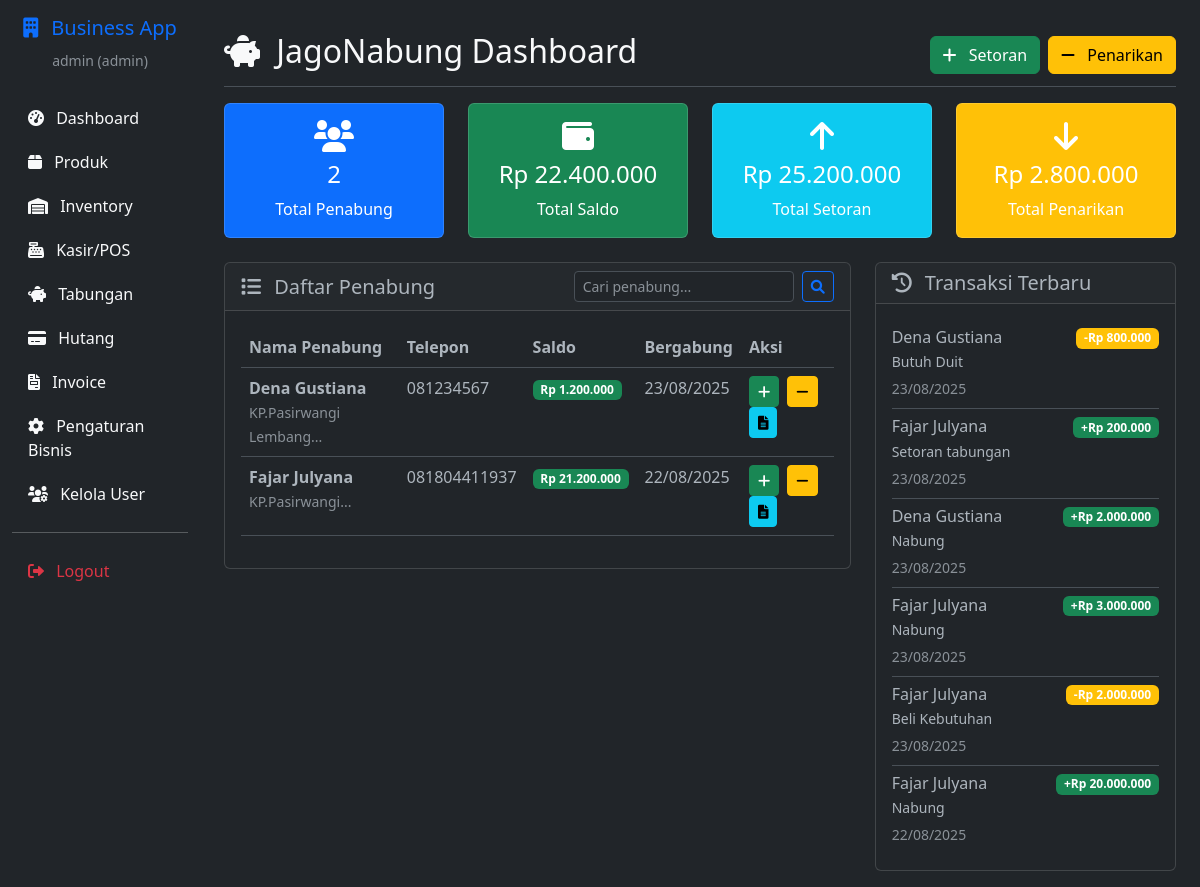
The page /savings (signed in) on the database its author committed.
### app.py (models this page shows)
class Saver(db.Model):
    __tablename__ = 'savers'
    id = db.Column(db.Integer, primary_key=True)
    name = db.Column(db.String(100), nullable=False, unique=True)
    phone = db.Column(db.String(20))
    address = db.Column(db.Text)
    created_at = db.Column(db.DateTime, default=datetime.utcnow)
    transactions = db.relationship('SavingsTransaction', backref='saver', lazy=True, cascade='all, delete-orphan')
    def get_balance(self):
        deposits = db.session.query(db.func.sum(SavingsTransaction.amount)).filter(
            SavingsTransaction.saver_id == self.id,
            SavingsTransaction.type == 'deposit'
        ).scalar() or 0
        withdrawals = db.session.query(db.func.sum(SavingsTransaction.amount)).filter(
            SavingsTransaction.saver_id == self.id,
            SavingsTransaction.type == 'withdrawal'
        ).scalar() or 0
        return deposits - withdrawals

class SavingsTransaction(db.Model):
    __tablename__ = 'savings_transactions'
    id = db.Column(db.Integer, primary_key=True)
    saver_id = db.Column(db.Integer, db.ForeignKey('savers.id'), nullable=False)
    date = db.Column(db.Date, nullable=False)
    amount = db.Column(db.Float, nullable=False)
    type = db.Column(db.String(20), nullable=False)  # 'deposit' or 'withdrawal'
    description = db.Column(db.Text)
    balance_after = db.Column(db.Float, nullable=False)
    created_at = db.Column(db.DateTime, default=datetime.utcnow)

### app.py (the view)
@app.route('/savings')
@cashier_access
def savings():
    search_query = request.args.get('search', '').strip()
    savers_query = Saver.query
    if search_query:
        savers_query = savers_query.filter(Saver.name.contains(search_query))
    savers = savers_query.order_by(Saver.name).all()
    recent_transactions = db.session.query(SavingsTransaction).join(Saver).order_by(
        SavingsTransaction.created_at.desc()
    ).limit(20).all()
    total_deposits = db.session.query(db.func.sum(SavingsTransaction.amount)).filter(
        SavingsTransaction.type == 'deposit'
    ).scalar() or 0
    total_withdrawals = db.session.query(db.func.sum(SavingsTransaction.amount)).filter(
        SavingsTransaction.type == 'withdrawal'
    ).scalar() or 0
    stats = {
        'total_savers': len(savers),
        'total_balance': total_deposits - total_withdrawals,
        'total_deposits': total_deposits,
        'total_withdrawals': total_withdrawals
    }
    return render_template('savings/dashboard.html',
                         savers=savers,
                         recent_transactions=recent_transactions,
                         stats=stats,
                         search_query=search_query,
                         format_currency=format_currency)

### app.py (called while the page is built)
def format_currency(amount):
    try:
        if amount is None:
            return "Rp 0"
        return f"Rp {float(amount):,.0f}".replace(',', '.')
    except (ValueError, TypeError):
        return "Rp 0"

def cashier_access(f):
    from functools import wraps
    @wraps(f)
    def decorated_function(*args, **kwargs):
        if 'user_id' not in session:
            flash('Silakan login terlebih dahulu.', 'error')
            return redirect(url_for('login'))
        user = User.query.get(session['user_id'])
        if not user or user.role not in ['admin', 'manager', 'cashier']:
            flash('Akses ditolak.', 'error')
            return redirect(url_for('dashboard'))
        return f(*args, **kwargs)
    return decorated_function

@app.context_processor
def inject_common_functions():
    return {
        'format_currency': format_currency,
        'datetime': datetime,
        'timedelta': timedelta
    }

### templates/savings/dashboard.html (shortened to what this page needs)
{% extends "base.html" %}
{% block content %}
<div class="d-flex justify-content-between flex-wrap flex-md-nowrap align-items-center pt-3 pb-2 mb-3 border-bottom">
    <h1 class="h2">
        <i class="fas fa-piggy-bank me-2"></i>
        JagoNabung Dashboard
    </h1>
    <div class="btn-toolbar mb-2 mb-md-0">
        <a href="{{ url_for('savings_deposit') }}" class="btn btn-success me-2">
            <i class="fas fa-plus me-2"></i>
            Setoran
        </a>
        <a href="/savings/withdraw" class="btn btn-warning">
            <i class="fas fa-minus me-2"></i>
            Penarikan
        </a>
    </div>
</div>
<div class="row mb-4">
    <div class="col-md-3">
        <div class="card bg-primary text-white">
            <div class="card-body text-center">
                <i class="fas fa-users fa-2x mb-2"></i>
                <h4>{{ stats.total_savers }}</h4>
                <p class="mb-0">Total Penabung</p>
            </div>
        </div>
    </div>
    <div class="col-md-3">
        <div class="card bg-success text-white">
            <div class="card-body text-center">
                <i class="fas fa-wallet fa-2x mb-2"></i>
                <h4>{{ format_currency(stats.total_balance) }}</h4>
                <p class="mb-0">Total Saldo</p>
            </div>
        </div>
    </div>
    <div class="col-md-3">
        <div class="card bg-info text-white">
            <div class="card-body text-center">
                <i class="fas fa-arrow-up fa-2x mb-2"></i>
                <h4>{{ format_currency(stats.total_deposits) }}</h4>
                <p class="mb-0">Total Setoran</p>
            </div>
        </div>
    </div>
    <div class="col-md-3">
        <div class="card bg-warning text-white">
            <div class="card-body text-center">
                <i class="fas fa-arrow-down fa-2x mb-2"></i>
                <h4>{{ format_currency(stats.total_withdrawals) }}</h4>
                <p class="mb-0">Total Penarikan</p>
            </div>
        </div>
    </div>
</div>
<div class="row">
    <div class="col-md-8">
        <div class="card">
            <div class="card-header d-flex justify-content-between align-items-center">
                <h5 class="mb-0">
                    <i class="fas fa-list me-2"></i>
                    Daftar Penabung
                </h5>
                <form method="GET" class="d-flex">
                    <input type="text" class="form-control form-control-sm me-2" name="search" id="searchInput" placeholder="Cari penabung..." value="{{ search_query }}" oninput="searchSavers()">
                    <button type="submit" class="btn btn-sm btn-outline-primary">
                        <i class="fas fa-search"></i>
                    </button>
                </form>
            </div>
            <div class="card-body">
                {% if savers %}
                <div class="table-responsive">
                    <table class="table table-hover">
                        <thead>
                            <tr>
                                <th>Nama Penabung</th>
                                <th>Telepon</th>
                                <th>Saldo</th>
                                <th>Bergabung</th>
                                <th>Aksi</th>
                            </tr>
                        </thead>
                        <tbody>
                            {% for saver in savers %}
                            <tr>
                                <td>
                                    <strong>{{ saver.name }}</strong>
                                    {% if saver.address %}
                                    <br><small class="text-muted">{{ saver.address[:30] }}...</small>
                                    {% endif %}
                                </td>
                                <td>{{ saver.phone or '-' }}</td>
                                <td>
                                    {% set balance = saver.get_balance() %}
                                    <span class="badge {% if balance > 0 %}bg-success{% else %}bg-secondary{% endif %}">
                                        {{ format_currency(balance) }}
                                    </span>
                                </td>
                                <td>{{ saver.created_at.strftime('%d/%m/%Y') }}</td>
                                <td>
                                    <a href="{{ url_for('savings_deposit') }}?saver={{ saver.name }}" class="btn btn-success btn-sm me-1" title="Setoran">
                                        <i class="fas fa-plus"></i>
                                    </a>
                                    <a href="/savings/withdraw?saver={{ saver.name }}" class="btn btn-warning btn-sm me-1" title="Penarikan">
                                        <i class="fas fa-minus"></i>
                                    </a>
                                    <a href="{{ url_for('savings_statement', saver_id=saver.id) }}" class="btn btn-info btn-sm" title="Rekening Koran">
                                        <i class="fas fa-file-alt"></i>
                                    </a>
                                </td>
                            </tr>
                            {% endfor %}
                        </tbody>
                    </table>
                </div>
                {% endif %}
            </div>
        </div>
    </div>
    <div class="col-md-4">
        <div class="card">
            <div class="card-header">
                <h5 class="mb-0">
                    <i class="fas fa-history me-2"></i>
                    Transaksi Terbaru
                </h5>
            </div>
            <div class="card-body">
                {% if recent_transactions %}
                <div class="list-group list-group-flush">
                    {% for transaction in recent_transactions %}
                    <div class="list-group-item px-0">
                        <div class="d-flex justify-content-between align-items-start">
                            <div>
                                <h6 class="mb-1">{{ transaction.saver.name }}</h6>
                                <p class="mb-1 small">{{ transaction.description }}</p>
                                <small class="text-muted">{{ transaction.date.strftime('%d/%m/%Y') }}</small>
                            </div>
                            <span class="badge {% if transaction.type == 'deposit' %}bg-success{% else %}bg-warning{% endif %}">
                                {% if transaction.type == 'deposit' %}+{% else %}-{% endif %}{{ format_currency(transaction.amount) }}
                            </span>
                        </div>
                    </div>
                    {% endfor %}
                </div>
                {% else %}
                <p class="text-muted text-center">Belum ada transaksi</p>
                {% endif %}
            </div>
        </div>
    </div>
</div>
{% endblock %}

### rows shown on the page
Saver: name "Dena Gustiana", address "KP.Pasirwangi Lembang", phone "081234567", format_currency "Rp 1.200.000", created_at "23/08/2025"
Saver: name "Fajar Julyana", address "KP.Pasirwangi", phone "081804411937", format_currency "Rp 21.200.000", created_at "22/08/2025"
SavingsTransaction: amount "Rp 800.000"
SavingsTransaction: amount "Rp 200.000"
SavingsTransaction: amount "Rp 2.000.000"
SavingsTransaction: amount "Rp 3.000.000"
SavingsTransaction: amount "Rp 2.000.000"
SavingsTransaction: amount "Rp 20.000.000"

### other values the page prints
{{ session.username }} "admin"
{{ session.user_role }} "admin"
{{ stats.total_savers }} "2"
